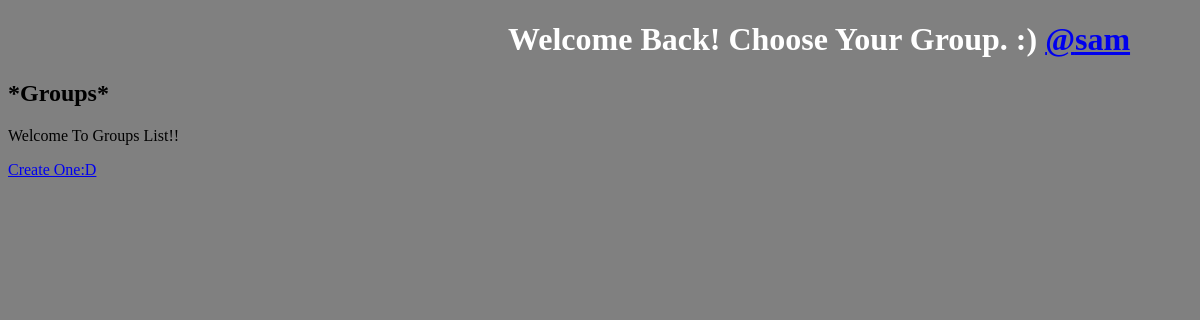
The page /groups/ (signed in) on the database as committed earlier.
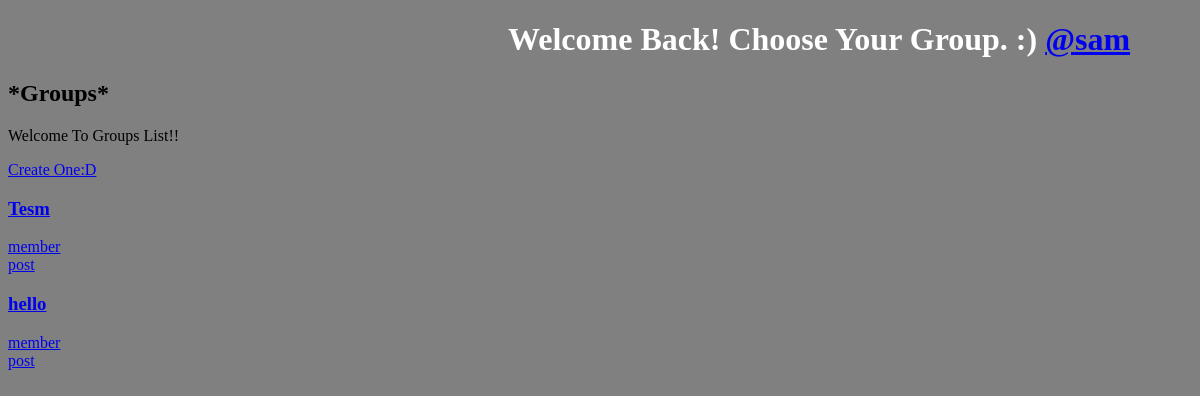
The same page on the database as committed later.
### groups/models.py (models this page shows, shortened)
class Group(models.Model):
    name = models.CharField(max_length=200, unique=True)
    slug = models.SlugField(unique=True, allow_unicode=True)
    description = models.TextField(max_length=1000)
    members = models.ManyToManyField(User, through="GroupMember")
    class Meta:
        ordering = ['name']

### groups/views.py (the view)
class ListGroupView(generic.ListView):
    model = Group

### groups/templates/groups/group_list.html (shortened to what this page needs)
{% extends "groups/group_base.html" %}
{% block pregroup %}
<div class="col-md-4">
  <div class="content">
    {% if user.is_authenticated %}
    <h1>Welcome Back! Choose Your Group. :)
      <a href="{% url 'posts:for_user' username=user.username %}">@{{user.username}}</a>
    </h1>
    {% endif %}
    <h2>*Groups*</h2>
    <p> Welcome To Groups List!!</p>
  </div>
{% if user.is_authenticated %}
  <a href="{% url 'groups:create' %}" class='btn btn-md btn-fill btn-warning'>
    <span class='glyphicon glyphicon-plus-sign'> Create One:D</span>
  </a>
{% endif %}
</div>
{% endblock %}
{% block group_content %}
  <div class="col-md-8">
  <div class="list-group">
    {% for group in object_list %}
    <a href="{% url 'groups:single' slug=group.slug %}">
      <h3>{{group.name}}</h3>
      <div class="list-group-item-text container-fluid">
        <div class="row">
          <div class="col-md-4">
            member{{group.members.count|pluralize}}
          </div>
          <div class="col-md-4">
            post{{group.posts.count|pluralize}}
          </div>
        </div>
      </div>
    </a>
    {% endfor %}
  </div>
  </div>
{% endblock %}

Rows that differ between the two databases and show on the page:
added Group: name "Tesm"
added Group: name "hello"
